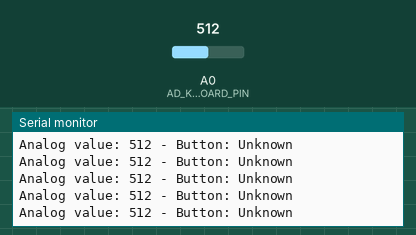
Simulated run of this sketch. Board: Arduino Uno, built with avr-gcc and run on an emulated ATmega328P. On the bench: the last lines printed to the serial monitor. Inputs (shaded band) come from the test bench; at power-on: A0 (AD_KEYBOARD_PIN) = 512.

Above: at 1.2 s.
1.3 s: A0 (AD_KEYBOARD_PIN) set to 492
At 1.68 s:
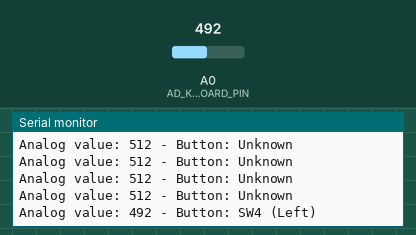
3.5 s: A0 (AD_KEYBOARD_PIN) set to 306
At 3.69 s:
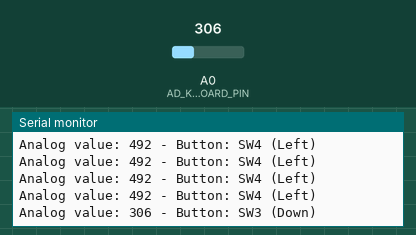
5.5 s: A0 (AD_KEYBOARD_PIN) set to 282
At 5.69 s:
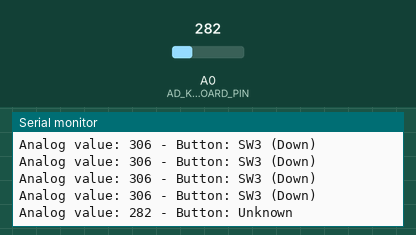
7.0 s: A0 (AD_KEYBOARD_PIN) set to 12
At 7.2 s:
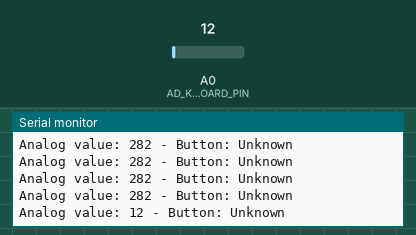
8.5 s: A0 (AD_KEYBOARD_PIN) set to 9
At 8.7 s:
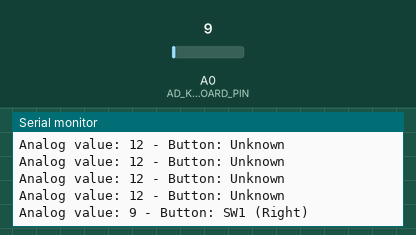
Timing chart, 0 to 11.5 s (numbered marks = the images above; inputs shaded):
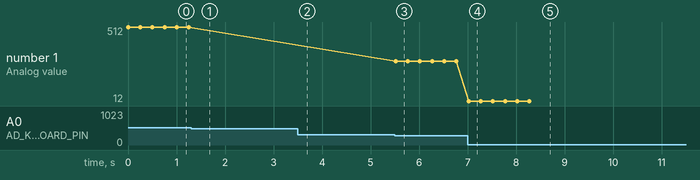

The sketch:

detection.ino
```cpp
// (licence header left out)
#define AD_KEYBOARD_PIN A0

#define SW1_VALUE 0
#define SW2_VALUE 147
#define SW3_VALUE 308
#define SW4_VALUE 495
#define SW5_VALUE 789
#define NONE_VALUE 1023

#define VALUE_MARGIN 10

void setup()
{
  Serial.begin(115200);
}

void loop()
{
  int value = analogRead(AD_KEYBOARD_PIN);

  Serial.print("Analog value: ");
  Serial.print(value);
  Serial.print(" - Button: ");
  Serial.println(detectKey(value));

  delay(250);
}

String detectKey(int value)
{
  if (value >= SW1_VALUE - VALUE_MARGIN && value <= SW1_VALUE + VALUE_MARGIN) {
    return "SW1 (Right)";
  }

  if (value >= SW2_VALUE - VALUE_MARGIN && value <= SW2_VALUE + VALUE_MARGIN) {
    return "SW2 (Up)";
  }

  if (value >= SW3_VALUE - VALUE_MARGIN && value <= SW3_VALUE + VALUE_MARGIN) {
    return "SW3 (Down)";
  }

  if (value >= SW4_VALUE - VALUE_MARGIN && value <= SW4_VALUE + VALUE_MARGIN) {
    return "SW4 (Left)";
  }

  if (value >= SW5_VALUE - VALUE_MARGIN && value <= SW5_VALUE + VALUE_MARGIN) {
    return "SW5 (Select)";
  }

  if (value > NONE_VALUE - VALUE_MARGIN) {
    return "No button pressed";
  }

  return "Unknown";
}
```

Measured:
- the behaviour switches between 506 and 505 on A0 (AD_KEYBOARD_PIN) (found by bisection; images 0 and 1)
- the behaviour switches between 298 and 297 on A0 (AD_KEYBOARD_PIN) (found by bisection; images 2 and 3)
- the behaviour switches between 11 and 10 on A0 (AD_KEYBOARD_PIN) (found by bisection; images 4 and 5)
- after the input at 1.3 s, the serial monitor: prints a new line after 0.20 s (image 1)
- after the input at 3.5 s, the serial monitor: prints a new line at once (image 2)
- after the input at 5.5 s, the serial monitor: prints a new line at once (image 3)
- after the input at 7.0 s, the serial monitor: prints a new line at once (image 4)
- after the input at 8.5 s, the serial monitor: prints a new line at once (image 5)
